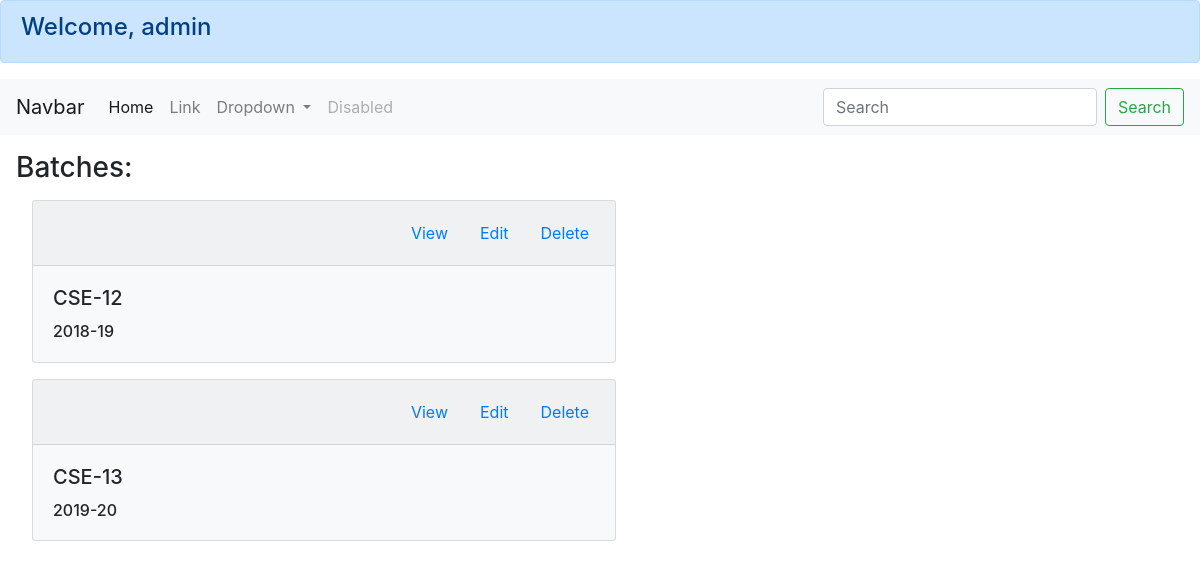
Before: /main/ with the older database file.
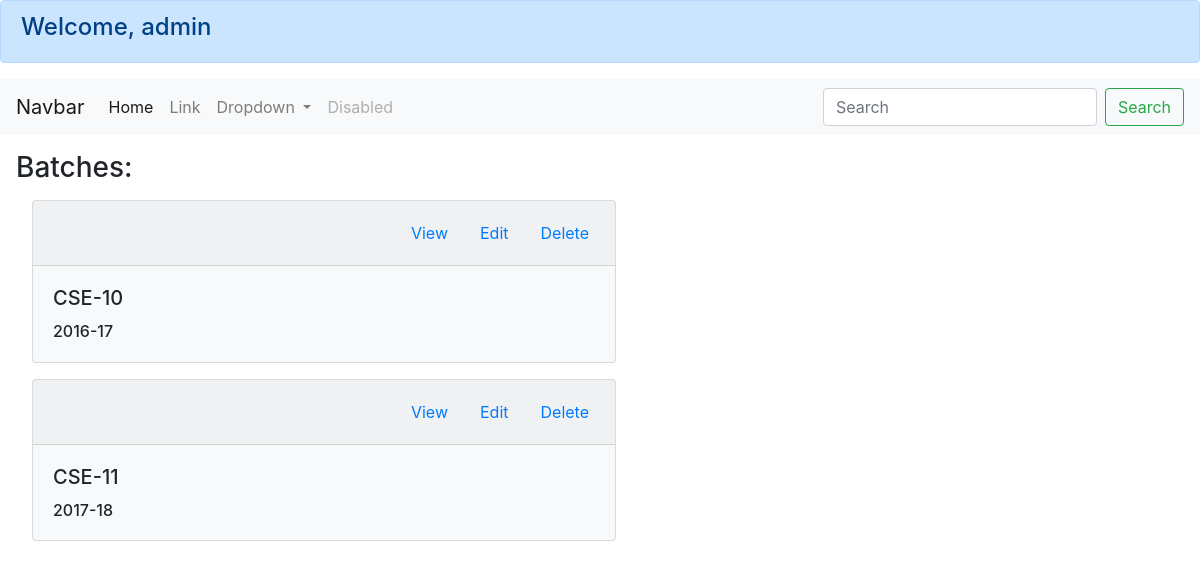
After: the same page with the newer database file.
### main/models.py (models this page shows)
class Batch(models.Model):
    id = models.AutoField
    batch_id = models.CharField(max_length=18, default="")              # e.g. "CSE-12_2018-2019"
    batch_no = models.CharField(max_length=6, default="")               # e.g. "CSE-12"
    session = models.CharField(max_length=8, default="")                # e.g. "2018-2019"

### main/views.py (the view, shortened to what this page needs)
# urls.py: path('', views.index, name="index")
def index(request):
    batches = Batch.objects.all()
    return render(request, 'main/index.html', {'batches' : batches})

### main/templates/main/index.html (shortened to what this page needs)
{% extends 'main/base.html' %}
{% block body %}
<section class="batch-list p-3">
    <h3>Batches: </h3>
    {% for batch in batches %}
    <div class="card bg-light w-50 m-3">
        <div class="card-header">
            <ul class="nav nav-pills justify-content-end card-header-pills">
                <li class="nav-item">
                    <a class="nav-link" href="#">View</a>
                </li>
                <li class="nav-item">
                    <a class="nav-link" href="#">Edit</a>
                </li>
                <li class="nav-item">
                    <a class="nav-link">Delete</a>
                </li>
            </ul>
        </div>
        <div class="card-body">
            <h5 class="card-title">{{batch.batch_no}}</h5>
            <h6 class="card-text">{{batch.session}}</h6>
        </div>
    </div>
    {% endfor %}
</section>
{% endblock %}

### main/templates/main/base.html (shortened to what this page needs)
<!doctype html>
<html lang="en">
  <head>
    <link rel="stylesheet" href="https://cdn.jsdelivr.net/npm/bootstrap@4.6.1/dist/css/bootstrap.min.css">
    <link rel="stylesheet" href="https://cdnjs.cloudflare.com/ajax/libs/OwlCarousel2/2.3.4/assets/owl.carousel.min.css" />
    <link rel="stylesheet" href="https://cdnjs.cloudflare.com/ajax/libs/OwlCarousel2/2.3.4/assets/owl.theme.default.min.css" />
    <link rel="stylesheet" href= {% block css_link %}{% endblock %} />
  </head>
  <body>
    <div class="alert alert-primary">
        <h4>Welcome, admin</h4>
    </div>
    <nav class="navbar navbar-expand-lg navbar-light bg-light">
        <a class="navbar-brand" href="#">Navbar</a>
        <div class="collapse navbar-collapse" id="navbarSupportedContent">
          <ul class="navbar-nav mr-auto">
            <li class="nav-item active">
              <a class="nav-link" href="#">Home <span class="sr-only">(current)</span></a>
            </li>
            <li class="nav-item">
              <a class="nav-link" href="#">Link</a>
            </li>
            <li class="nav-item dropdown">
              <a class="nav-link dropdown-toggle" href="#" role="button" data-toggle="dropdown" aria-expanded="false">
                Dropdown
              </a>
            </li>
            <li class="nav-item">
              <a class="nav-link disabled">Disabled</a>
            </li>
          </ul>
          <form class="form-inline my-2 my-lg-0">
            <input class="form-control mr-sm-2" type="search" placeholder="Search" aria-label="Search">
            <button class="btn btn-outline-success my-2 my-sm-0" type="submit">Search</button>
          </form>
        </div>
      </nav>
    {% block body %}{% endblock %}
  </body>
</html>

Changed rows visible on the page:
removed Batch: batch_no "CSE-12", session "2018-19"
removed Batch: batch_no "CSE-13", session "2019-20"
added Batch: batch_no "CSE-10", session "2016-17"
added Batch: batch_no "CSE-11", session "2017-18"
